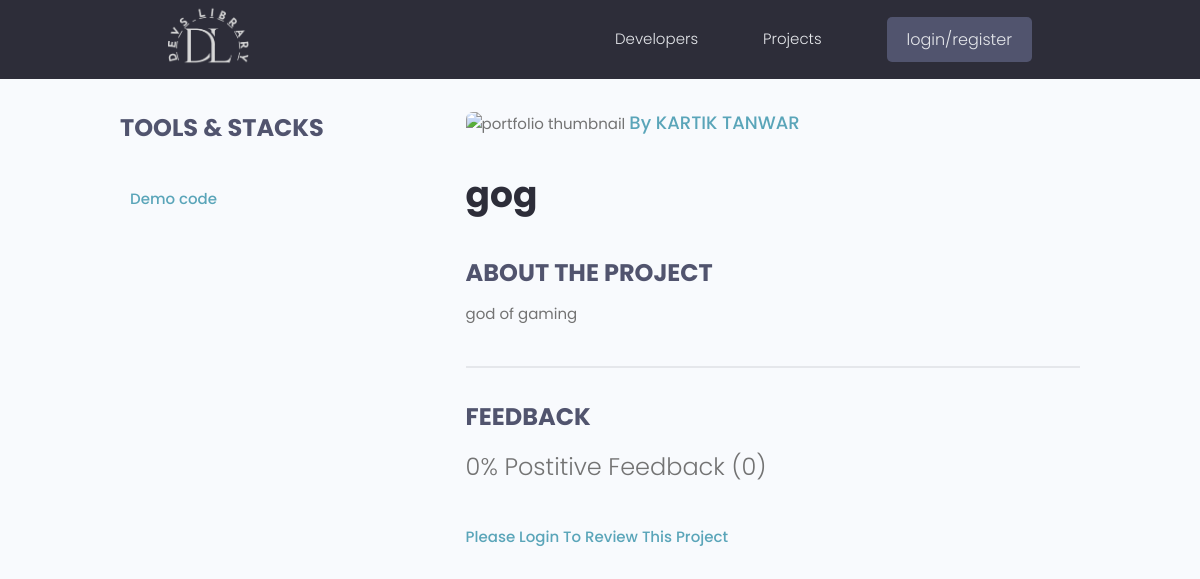
Page /projects/project/16c60acd-dc6e-46ff-84e3-6056b22697ef on the committed database.
### crudapp/models.py (models this page shows, shortened)
class Project(models.Model):
    owner = models.ForeignKey(Profile, null=True, blank=True, on_delete=models.CASCADE)
    title = models.CharField(max_length=200)
    description = models.TextField(null=True, blank=True)
    featured_image = models.ImageField(null=True, blank=True, default="default.jpg")
    demo_link = models.CharField(max_length=2000, null=True, blank=True)
    source_link = models.CharField(max_length=2000, null=True, blank=True)
    tags = models.ManyToManyField('Tag', blank=True)
    vote_total = models.IntegerField(default=0, null=True, blank=True)
    vote_ratio = models.IntegerField(default=0, null=True, blank=True)
    created = models.DateTimeField(auto_now_add=True)
    id = models.UUIDField(default=uuid.uuid4, unique=True,primary_key=True, editable=False)
    class Meta:
        ordering=['-vote_ratio','-vote_total','title']
    @property
    def reviewers(self):
        queryset=self.review_set.all().values_list('owner__id',flat=True)
        return queryset
    @property
    def imageurl(self):
        try:
            img=self.featured_image.url
        except:
            img=""
        return img

### users/models.py (models this page shows, shortened)
class Profile(models.Model):
    user=models.OneToOneField(User,on_delete=models.CASCADE,null=True,blank=True)
    name=models.CharField(max_length=200,blank=True,null=True)
    username=models.CharField(max_length=200,blank=True,null=True)
    location=models.CharField(max_length=800,blank=True,null=True)
    email=models.EmailField(max_length=200,blank=True,null=True)
    short_intro=models.CharField(max_length=200,blank=True,null=True)
    bio=models.TextField(blank=True,null=True)
    image=models.ImageField(blank=True,null=True,default="profiles/user.png",upload_to="profiles/")
    social_github=models.CharField(max_length=200,blank=True,null=True)
    social_twitter=models.CharField(max_length=200,blank=True,null=True)
    social_linkedin=models.CharField(max_length=200,blank=True,null=True)
    social_youtube=models.CharField(max_length=200,blank=True,null=True)
    social_website=models.CharField(max_length=200,blank=True,null=True)
    created = models.DateTimeField(auto_now_add=True)
    id = models.UUIDField(default=uuid.uuid4, unique=True,primary_key=True, editable=False)
    class Meta:
        ordering=['created']

### crudapp/views.py (the view, shortened to what this page needs)
# urls.py: path('project/<str:pk>', views.projectobj,name="project"),
def projectobj(request,pk):
    projectobj=Project.objects.get(id=pk)
    tags=projectobj.tags.all()
    form=Reviewform()
    context={"projectobj":projectobj,"tags":tags,'form':form}
    return render(request,"crudapp/singleproject.html",context)

### Templates/crudapp/singleproject.html (shortened to what this page needs)
{% extends 'base.html' %}
{% block body %}
<main class="singleProject my-md">
    <div class="container">
      <div class="layout">
        <div class="column column--1of3">
          <h3 class="singleProject__subtitle">Tools & Stacks</h3>
        {% if projectobj.demo_link %}
        <a class="singleProject__liveLink" href="{{projectobj.demo_link}}" target="_blank">Demo code
        </a>
        {% endif %}
      </div>
        <div class="column column--2of3">
            <img class="singleProject__preview" src="{{projectobj.imageurl}}" alt="portfolio thumbnail" style="height:fit-content ;"/>
            <a href="{% url 'userprofile' projectobj.owner.id %}" class="singleProject__developer">By {{projectobj.owner.name}}</a>
            <h2 class="singleProject__title">{{projectobj.title}}</h2>
            <h3 class="singleProject__subtitle">About the Project</h3>
            <div class="singleProject__info">
              {{projectobj.description|linebreaksbr}}
            </div>
            <div class="comments">
                <h3 class="singleProject__subtitle">Feedback</h3>
                <h5 class="project--rating">
                  {{projectobj.vote_ratio}}% Postitive Feedback ({{projectobj.vote_total}})
                </h5>
                {%if request.user.profile.id in projectobj.reviewers %}
                <p>you have already submitted your review for this project</p>
                {%elif request.user.profile == projectobj.owner %}
                <p>you cannot review your own project</p>
                {% else %}
                <a href="{% url 'login' %}?next={{request.path}}">Please Login To Review This Project</a>
                {%endif%}
              </div>
            </div>
          </div>
        </div>
      </main>
{% endblock body %}

### static/styles/app.css (style rules this page uses)
:root { --color-sub: #2d2d39; }
img { width: 100%; }
.singleProject .column--1of3 { order: 2; }
@media screen and (min-width: 1081px) { .singleProject .column--1of3 { order: 1; } }
@media screen and (min-width: 1081px) { .singleProject .column--2of3 { order: 2; } }
.singleProject__liveLink { font-weight: 500; transition: all 0.3s ease-in-out; border-bottom: 2px solid transparent; }
.singleProject__preview { height: 50vh; object-fit: cover; object-position: top center; margin-bottom: 3rem; border-radius: 0.7rem; }
.singleProject__developer { font-size: 1.8rem; font-weight: 500; }
.singleProject__title { font-size: 3.6rem; font-weight: 700; color: var(--color-sub); margin-bottom: 3rem; }
.project--rating { margin-bottom: 1.6em; margin-top: .5em; }
.singleProject__subtitle { text-transform: uppercase; font-size: 2.4rem; font-weight: 700; color: var(--color-sub-light); margin-bottom: 1rem; }
.comments { margin-top: 4rem; padding-top: 3rem; border-top: 2px solid var(--color-light); }

### static/uikit/styles/modules/_variables.css (style rules this page uses)
:root { --color-main: #5aa5b9; --color-main-light: #e6faff; --color-sub: #3f4156; --color-sub-light: #51546e; --color-sub-lighter: #ededfd; --color-text: #737373; --color-gray: #8b8b8b; --color-light: #e5e7eb; --color-light-gray: #767676; --color-bg: #f8fafd; --color-white: #fffefd; --color-white-light: #f3f3f3; --color-success: #359e64; --color-success-bg: #def8e8; --color-error: #fc4b0b; --color-error-bg: #fff2ee; --font-base: 'Poppins', arial, helvetica, 'Segoe UI', roboto, ubuntu, sans-serif; --font-monospace: 'Fira Code', 'Courier New', courier, monospace; --font-regular: 300; --font-medium: 500; --font-bold: 700; --generic-shadow: 1px 1px 5px #00000010; --generic-transition: all 0.3s ease-in-out; }

### static/uikit/styles/modules/_base.css (style rules this page uses)
* { margin: 0; padding: 0; box-sizing: border-box; text-rendering: optimizeLegibility; color: inherit; font-size: inherit; }
html { font-size: 50%; }
@media only screen and (min-width: 480px) { html { font-size: 56.25%; } }
@media only screen and (min-width: 1200px) { html { font-size: 62.5%; } }
body { line-height: 1.6; font-weight: 400; font-size: 1.5rem; color: var(--color-text); background-color: var(--color-bg); min-height: 100vh; }

### static/uikit/styles/modules/_typography.css (style rules this page uses)
* { font-family: var(--font-base); }
h2 { font-size: 3.6rem; font-weight: var(--font-bold); }
h3 { font-size: 3.2rem; font-weight: var(--font-medium); }
h5 { font-size: 2.4rem; font-weight: var(--font-medium); }
h5, h6 { font-weight: var(--font-regular); }
a { padding-bottom: 2px; text-decoration: none; display: inline-block; color: var(--color-main); font-weight: var(--font-medium); }

### static/uikit/styles/modules/_utilities.css (style rules this page uses)
.container { width: 92%; max-width: 165rem; margin: 0 auto; box-sizing: border-box; }
@media screen and (min-width: 1000px) { .container { width: 90%; } }
@media screen and (min-width: 1200px) { .container { width: 80%; } }
.my-md { margin: 3rem auto; }

### static/uikit/styles/modules/_layout.css (style rules this page uses)
.layout { display: flex; flex-flow: row wrap; justify-content: space-between; }
.layout > .column { margin-bottom: 3rem; }
.layout > .column.column--1of3 { flex-basis: 30%; }
.layout > .column.column--2of3 { flex-basis: 64%; }

### rows in the picture
Project: owner.name "KARTIK TANWAR", title "gog", description "god of gaming", vote_ratio "0", vote_total "0"
